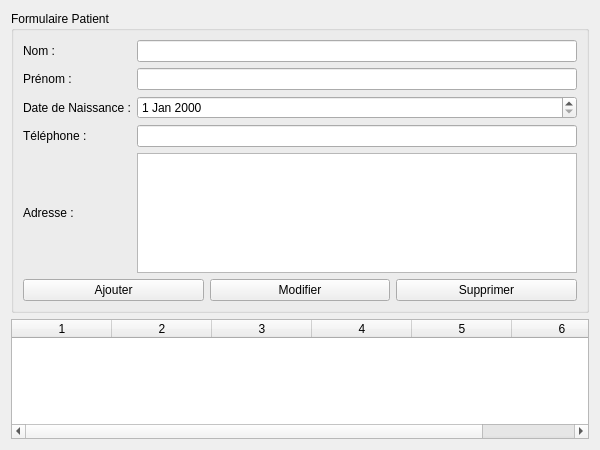
<?xml version="1.0" encoding="UTF-8"?>
<ui version="4.0">
 <class>PatientDialog</class>
 <widget class="QWidget" name="PatientDialog">
  <property name="geometry">
   <rect>
    <x>0</x>
    <y>0</y>
    <width>600</width>
    <height>450</height>
   </rect>
  </property>
  <property name="windowTitle">
   <string>Gestion des Patients</string>
  </property>
  <layout class="QVBoxLayout" name="verticalLayout">
   <item>
    <widget class="QGroupBox" name="groupBoxPatientForm">
     <property name="title">
      <string>Formulaire Patient</string>
     </property>
     <layout class="QGridLayout" name="gridLayout">
      <item row="0" column="0">
       <widget class="QLabel" name="labelNom">
        <property name="text">
         <string>Nom :</string>
        </property>
       </widget>
      </item>
      <item row="0" column="1">
       <widget class="QLineEdit" name="lineEditNom"/>
      </item>
      <item row="1" column="0">
       <widget class="QLabel" name="labelPrenom">
        <property name="text">
         <string>Prénom :</string>
        </property>
       </widget>
      </item>
      <item row="1" column="1">
       <widget class="QLineEdit" name="lineEditPrenom"/>
      </item>
      <item row="2" column="0">
       <widget class="QLabel" name="labelDateNaissance">
        <property name="text">
         <string>Date de Naissance :</string>
        </property>
       </widget>
      </item>
      <item row="2" column="1">
       <widget class="QDateEdit" name="dateEditNaissance"/>
      </item>
      <item row="3" column="0">
       <widget class="QLabel" name="labelTelephone">
        <property name="text">
         <string>Téléphone :</string>
        </property>
       </widget>
      </item>
      <item row="3" column="1">
       <widget class="QLineEdit" name="lineEditTelephone"/>
      </item>
      <item row="4" column="0">
       <widget class="QLabel" name="labelAdresse">
        <property name="text">
         <string>Adresse :</string>
        </property>
       </widget>
      </item>
      <item row="4" column="1">
       <widget class="QTextEdit" name="textEditAdresse"/>
      </item>
      <item row="5" column="0" colspan="2">
       <layout class="QHBoxLayout" name="horizontalLayout">
        <!-- Bouton Ajouter avec icône -->
        <item>
         <widget class="QPushButton" name="btnAjouter">
          <property name="text">
           <string>Ajouter</string>
          </property>
          <property name="icon">
           <iconset>
            <normaloff>:/icons/ajouter.png</normaloff>
           </iconset>
          </property>
         </widget>
        </item>
        <!-- Bouton Modifier avec icône -->
        <item>
         <widget class="QPushButton" name="btnModifier">
          <property name="text">
           <string>Modifier</string>
          </property>
          <property name="icon">
           <iconset>
            <normaloff>:/icons/modifier.png</normaloff>
           </iconset>
          </property>
         </widget>
        </item>
        <!-- Bouton Supprimer avec icône -->
        <item>
         <widget class="QPushButton" name="btnSupprimer">
          <property name="text">
           <string>Supprimer</string>
          </property>
          <property name="icon">
           <iconset>
            <normaloff>:/icons/supprimer.png</normaloff>
           </iconset>
          </property>
         </widget>
        </item>
       </layout>
      </item>
     </layout>
    </widget>
   </item>
   <!-- Table des Patients -->
   <item>
    <widget class="QTableWidget" name="tableWidgetPatients">
     <property name="columnCount">
      <number>6</number>
     </property>
     <property name="horizontalHeaderLabels" stdset="0">
      <stringlist>
       <string>ID</string>
       <string>Nom</string>
       <string>Prénom</string>
       <string>Date de Naissance</string>
       <string>Téléphone</string>
       <string>Adresse</string>
      </stringlist>
     </property>
     <column/>
     <column/>
     <column/>
     <column/>
     <column/>
     <column/>
    </widget>
   </item>
  </layout>
 </widget>
 <resources/>
 <connections/>
</ui>
